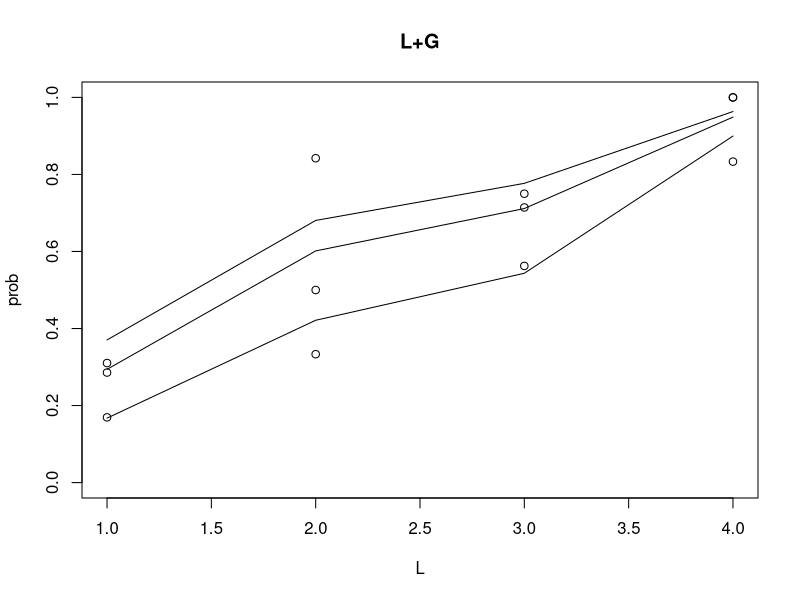
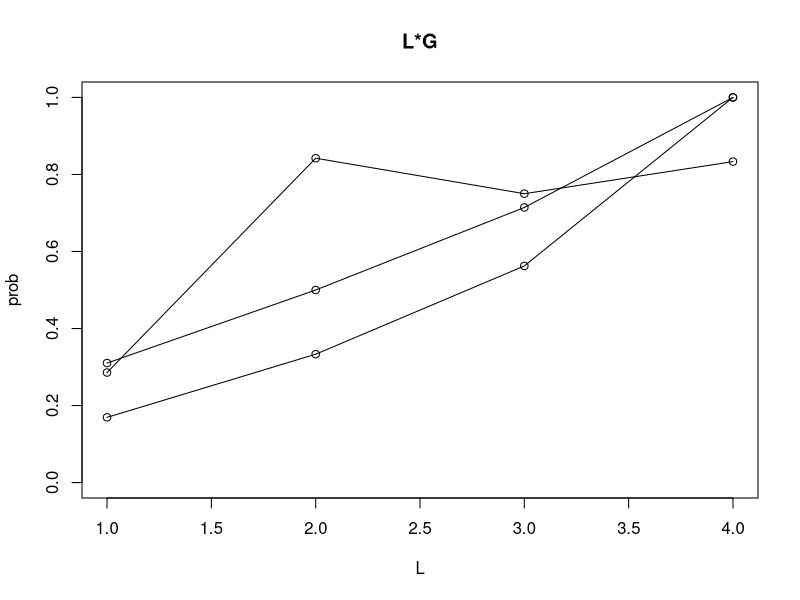
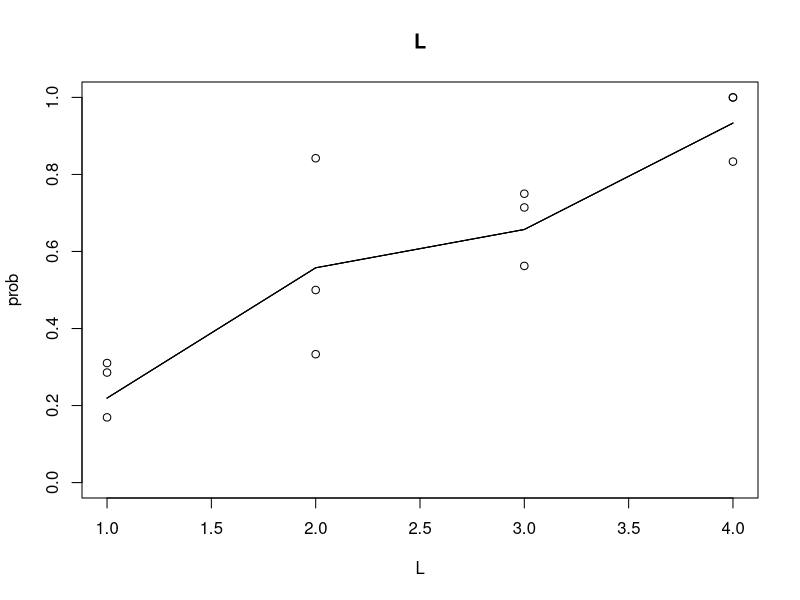
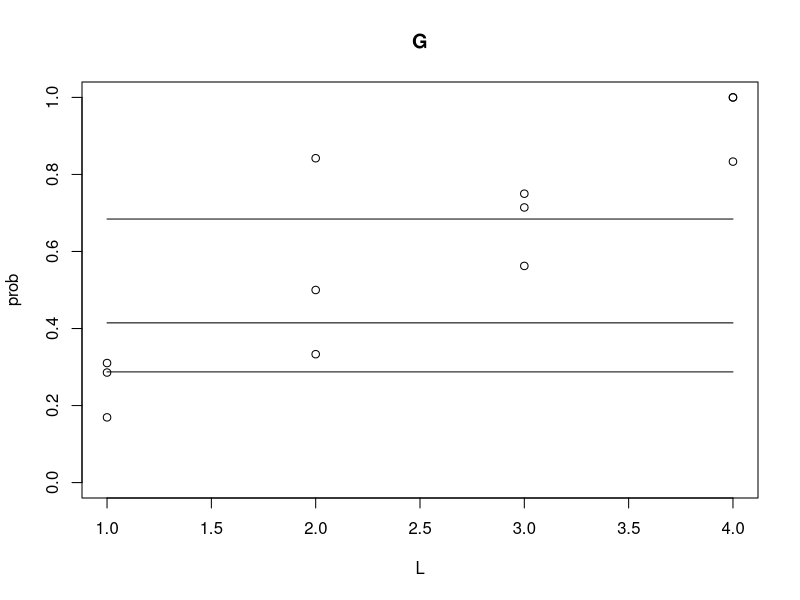
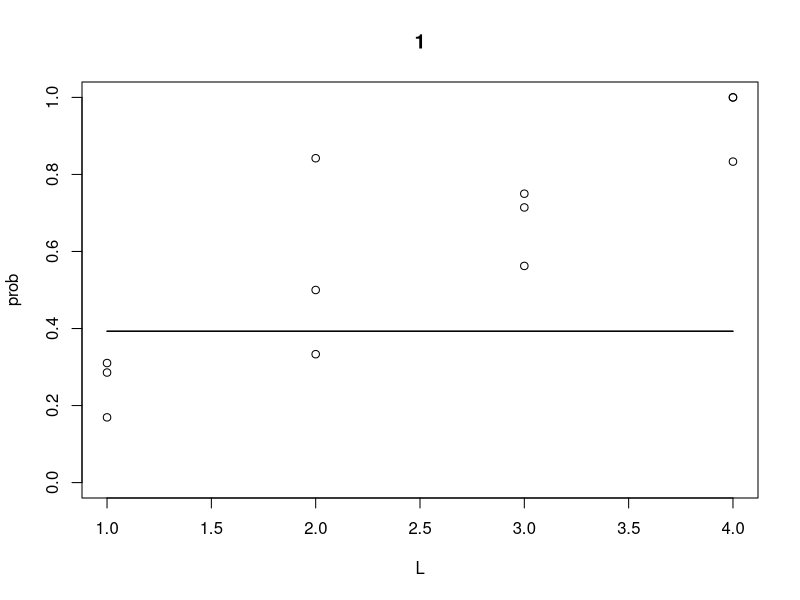
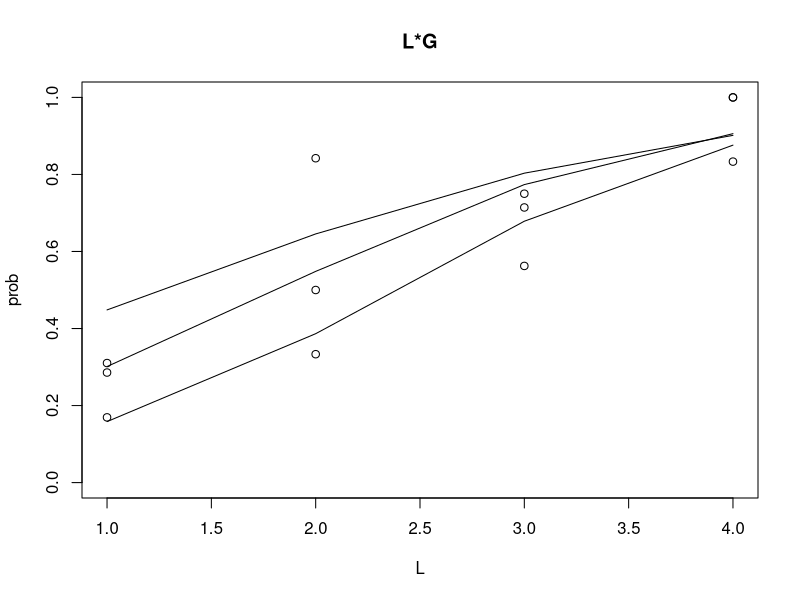
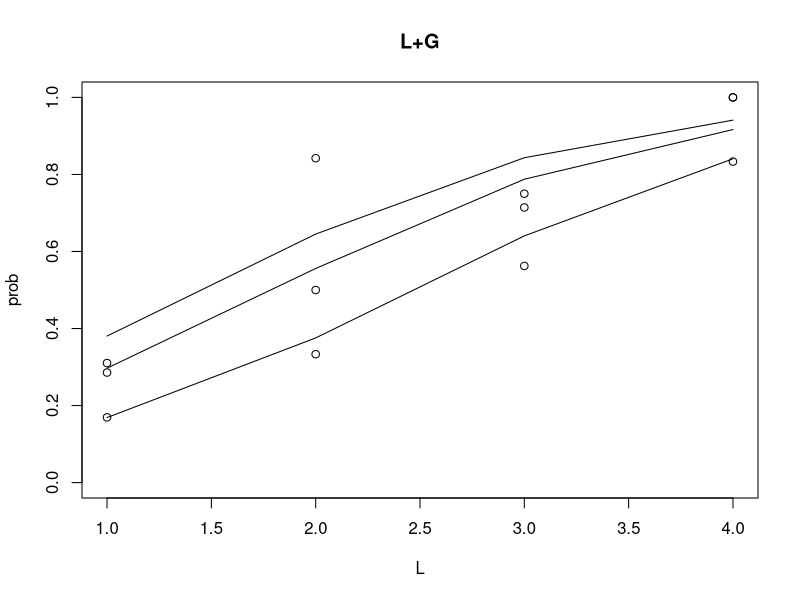

Generate these figures, in order, with R:
rez <- c(21,7,9,13,18,6,5,5,4,16,9,10)
total <- c(124,21,16,13,58,12,7,5,14,19,12,12)
LK <- c(0,1,2,3,0,1,2,3,0,1,2,3)
GZ <- c(0,0,0,0,1,1,1,1,2,2,2,2)


SF <- cbind(rez, nonrez=total-rez)
rez.glm <- glm(SF ~ LK + GZ, family = binomial); summary(rez.glm)


L <- factor(LK); G <- factor(GZ);    rez.1 <- glm(SF~1, family=binomial)
rez.L <- glm(SF~L, family=binomial); rez.G <- glm(SF~G, family=binomial)
rez.LG<-glm(SF~L+G,family=binomial); rez.sat<-glm(SF~L*G,family=binomial)

anova(rez.1, rez.L, rez.LG, rez.sat, test="Chisq")
summary(rez.LG)$coefficients


plot(as.numeric(L), rez.LG$y, type="p", xlab="L", ylab="prob",
     ylim=c(0,1), main="L+G")
lines(as.numeric(L)[G==0], fitted(rez.LG)[G==0], type="l")
lines(as.numeric(L)[G==1], fitted(rez.LG)[G==1], type="l")
lines(as.numeric(L)[G==2], fitted(rez.LG)[G==2], type="l")

plot(as.numeric(L), rez.sat$y, type="p", xlab="L", ylab="prob",
     ylim=c(0,1), main="L*G")
lines(as.numeric(L)[G==0], fitted(rez.sat)[G==0], type="l")
lines(as.numeric(L)[G==1], fitted(rez.sat)[G==1], type="l")
lines(as.numeric(L)[G==2], fitted(rez.sat)[G==2], type="l")

plot(as.numeric(L), rez.L$y, type="p", xlab="L", ylab="prob",
     ylim=c(0,1), main="L")
lines(as.numeric(L)[G==0], fitted(rez.L)[G==0], type="l")
lines(as.numeric(L)[G==1], fitted(rez.L)[G==1], type="l")
lines(as.numeric(L)[G==2], fitted(rez.L)[G==2], type="l")

plot(as.numeric(L), rez.G$y, type="p", xlab="L", ylab="prob",
     ylim=c(0,1), main="G")
lines(as.numeric(L)[G==0], fitted(rez.G)[G==0], type="l")
lines(as.numeric(L)[G==1], fitted(rez.G)[G==1], type="l")
lines(as.numeric(L)[G==2], fitted(rez.G)[G==2], type="l")

plot(as.numeric(L), rez.1$y, type="p", xlab="L", ylab="prob",
     ylim=c(0,1), main="1")
lines(as.numeric(L)[G==0], fitted(rez.1)[G==0], type="l")
lines(as.numeric(L)[G==1], fitted(rez.1)[G==1], type="l")
lines(as.numeric(L)[G==2], fitted(rez.1)[G==2], type="l")


rez.LK <- glm(SF ~ LK, family = binomial)
rez.LKG <- glm(SF ~ LK + G, family = binomial)
rez.LKGi <- glm(SF ~ LK * G, family = binomial)

anova(rez.1,rez.LK,rez.LKG,rez.LKGi, test="Chisq")

summary(rez.LKG)$coefficients

plot(as.numeric(L), rez.LKGi$y, type="p", xlab="L", ylab="prob",
     ylim=c(0,1), main="L*G")
lines(as.numeric(L)[G==0], fitted(rez.LKGi)[G==0], type="l")
lines(as.numeric(L)[G==1], fitted(rez.LKGi)[G==1], type="l")
lines(as.numeric(L)[G==2], fitted(rez.LKGi)[G==2], type="l")

plot(as.numeric(L), rez.LKG$y, type="p", xlab="L", ylab="prob",
     ylim=c(0,1), main="L+G")
lines(as.numeric(L)[G==0], fitted(rez.LKG)[G==0], type="l")
lines(as.numeric(L)[G==1], fitted(rez.LKG)[G==1], type="l")
lines(as.numeric(L)[G==2], fitted(rez.LKG)[G==2], type="l")



# =======================================================
# Interpretation as a simple (2 level) multinomial model:
# =======================================================
y <- c(rez, total-rez)
R <- c(rep(1, length(rez)), rep(0, length(rez)))

rezidiveMN <- data.frame(y, R, c(LK,LK), c(GZ,GZ))
dimnames(rezidiveMN)[[2]] <- c("y", "R", "LK.MN", "GZ.MN")

#detach("rezidive")
attach(rezidiveMN)
L <- factor(LK.MN)
G <- factor(GZ.MN)
R <- factor(R)
MN.glm <- glm(y ~ R*(L+G) + L*G, family=poisson)
MN.sum <- summary(MN.glm)

coefficients(MN.sum)
coefficients(rez.LG)

deviance(MN.sum)
deviance(rez.LG)

grid <- list(R=levels(R), L=levels(L), G=levels(G))
MN.p <- predict(MN.glm, expand.grid(grid), type="response")
pred <- t(matrix(MN.p, 8))
pred


MN.glm1 <- glm(y ~ R + L*G, family=poisson)
MN.sum1 <- summary(MN.glm1)
deviance(MN.sum1)
MN.sum1$df

MN.p1 <- predict(MN.glm1, expand.grid(grid), type="response")
pred <- t(matrix(MN.p1, 8))
pred
pred[1,2]/pred[1,1]
pred[3,4]/pred[3,3]


# =========================================================
# Direct estimation by means of "multinom" in library(nnet)
# =========================================================
library(nnet)

MN.direct <- multinom(R ~ L+G, weights=y)
summary(MN.direct)
# Here the deviance compares the model with the model predicting each
# single subject (out of 313) correctly.
# (and not with the saturated model of the 12 entries in the 3 x 4 table)

MN.direct.sat <- multinom(R ~ L*G, weights=y)
summary(MN.direct.sat)
anova(MN.direct, MN.direct.sat) # resulting deviance difference

# the multinomial deviance can be derived by
MN.direct$deviance - MN.direct.sat$deviance
# this value exactly compares with the Binomial logistic deviance


# =========================================================
# Check independence
# =========================================================
y <- c(153, 23, 12, 2, 43, 29, 23, 28)
L <- factor(c(seq(0,3), seq(0,3)))
R <- factor(c(rep(0,4), rep(1,4)))

summary(LK.mod <- glm(y ~ L + R, family=poisson)) # (1,1)=reference cell

LK.mod <- glm(y ~ C(L, base=4) + R, family=poisson) # (4,1)=reference cell
summary(LK.mod)

options(contrasts=c("contr.sum","contr.poly"))
LK.mod <- glm(y ~ L + R, family=poisson) # contrasts
summary(LK.mod)
options(contrasts=c("contr.treatment","contr.poly"))

# Pearson Statistic
r <- residuals(LK.mod, type="pearson")
sum(r^2)

# alternative calculation
N <- matrix(y, 2, 4, byrow=TRUE)
N
chisq.test(N) # only available for I x J tables

